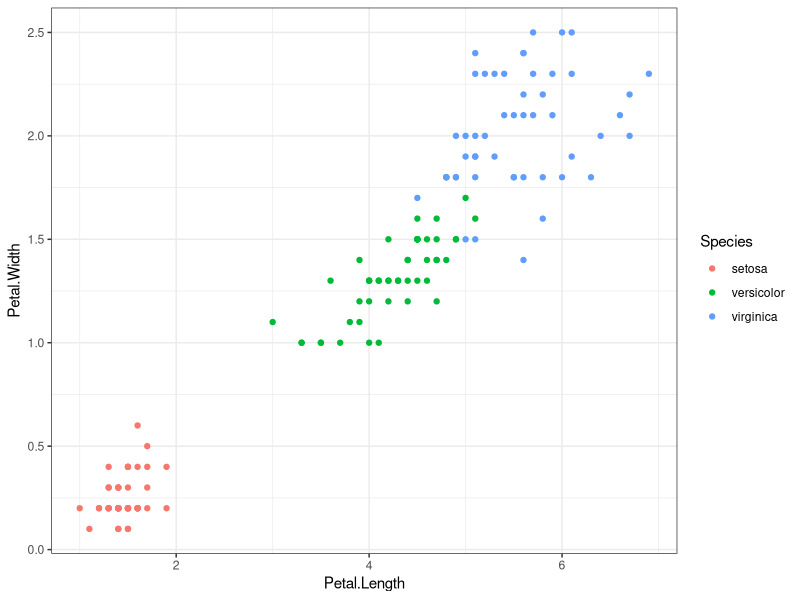

The R source for this figure:
library(ggplot2)

ggplot(data = iris, aes(x = Petal.Length, y = Petal.Width)) +
  geom_point(aes(col = Species)) +
  theme_bw()

iris_setosa <- iris[iris$Species == "setosa", ]
lm_setosa <- lm(Petal.Width ~ Petal.Length, data = iris_setosa)
summary(lm_setosa)
